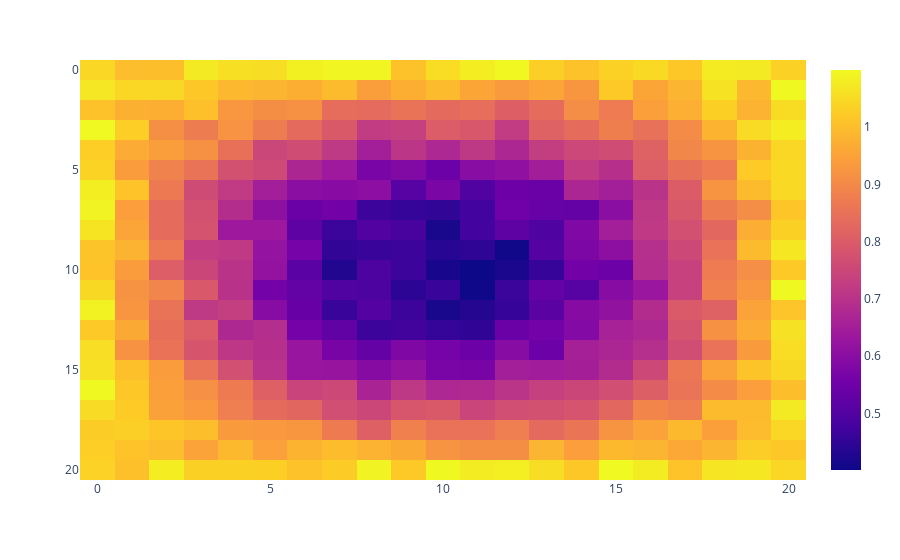

The notebook cell this image was saved under:
### Code cell
for iN in range(NN):
    # generate the noise values
    r_x = domainalp[iN] * dt/(pow(dx, 2))
    r_y = domainalp[iN] * dt/(pow(dy, 2))
    fo = r_x + r_y

    # what does this condition mean? no convergence?
    if fo > 0.5000:
        raise Exception("Numerical stability requires Fo <= 1/2")
        exit()

    # we create a matrix of values
    nx = (int) (L / dx + 1)
    ny = (int) (H / dx + 1)

    grid = np.empty((nx, ny))

    # find center
    ic = (int) ((nx - 1) / 2) # no plus one, index starts at 0
    jc = (int) ((ny - 1) / 2)

    # set boundary conditions
    T = np.zeros((nx, ny))

    # column 0
    T[:,0] = 1

    # column ny - 1
    T[:, ny-1] = 1

    # row 0
    T[0, :] = 1

    # row nx - 1
    T[nx - 1, :] = 1

    # I had difficulty telling what this step does?? are they not 0 and 1?)
    Tmin = np.min(np.min(T)) 
    Tmax = np.max(np.max(T)) 
    
    # iterative component
    n = 0 # index

    nmax = (int) (tmax/dt)
    print(nmax)

    CenterT = [] # center temperature
    AveT = []
    SaveIndex = 0
    iSave = 0
    bSaveImage = 0

    fig = plt.figure()

    while n < nmax:
            n = n + 1
            SaveIndex = SaveIndex + 1

            T_n = T

            # define temperature values
            for j in range(1, nx - 1):
                for i in range(1, nx - 1):
                     T[j][i]= T_n[j][i] + r_x*(T_n[j][i+1]-2*T_n[j][i]+T_n[j][i-1]) + r_y*(T_n[j+1][i]-2*T_n[j][i]+T_n[j-1][i])

            a = T.shape
            NoiseT = T + 0.1 * np.random.rand(a[0], a[1])

    fig = px.imshow(NoiseT, text_auto=False, aspect="auto")
    fig.show()
            

    # plt.imshow(NoiseT, cmap='hot', interpolation='nearest')

### Figure 1 — Plotly figure (JSON) as saved in the notebook; plotly's stock layout.template omitted (floating-point values rounded to 4 significant figures; data arrays with more than 128 entries replaced by an {"elided": "..."} marker saying what was removed)
{"data": [{"coloraxis": "coloraxis", "hovertemplate": "x: %{x}<br>y: %{y}<br>color: %{z}<extra></extra>", "name": "0", "type": "heatmap", "xaxis": "x", "yaxis": "y", "z": {"elided": "21x21 float values"}}], "layout": {"coloraxis": {"colorscale": [[0, "#0d0887"], [0.1111, "#46039f"], [0.2222, "#7201a8"], [0.3333, "#9c179e"], [0.4444, "#bd3786"], [0.5556, "#d8576b"], [0.6667, "#ed7953"], [0.7778, "#fb9f3a"], [0.8889, "#fdca26"], [1, "#f0f921"]]}, "margin": {"t": 60}, "xaxis": {"anchor": "y", "domain": [0, 1]}, "yaxis": {"anchor": "x", "autorange": "reversed", "domain": [0, 1]}}}
